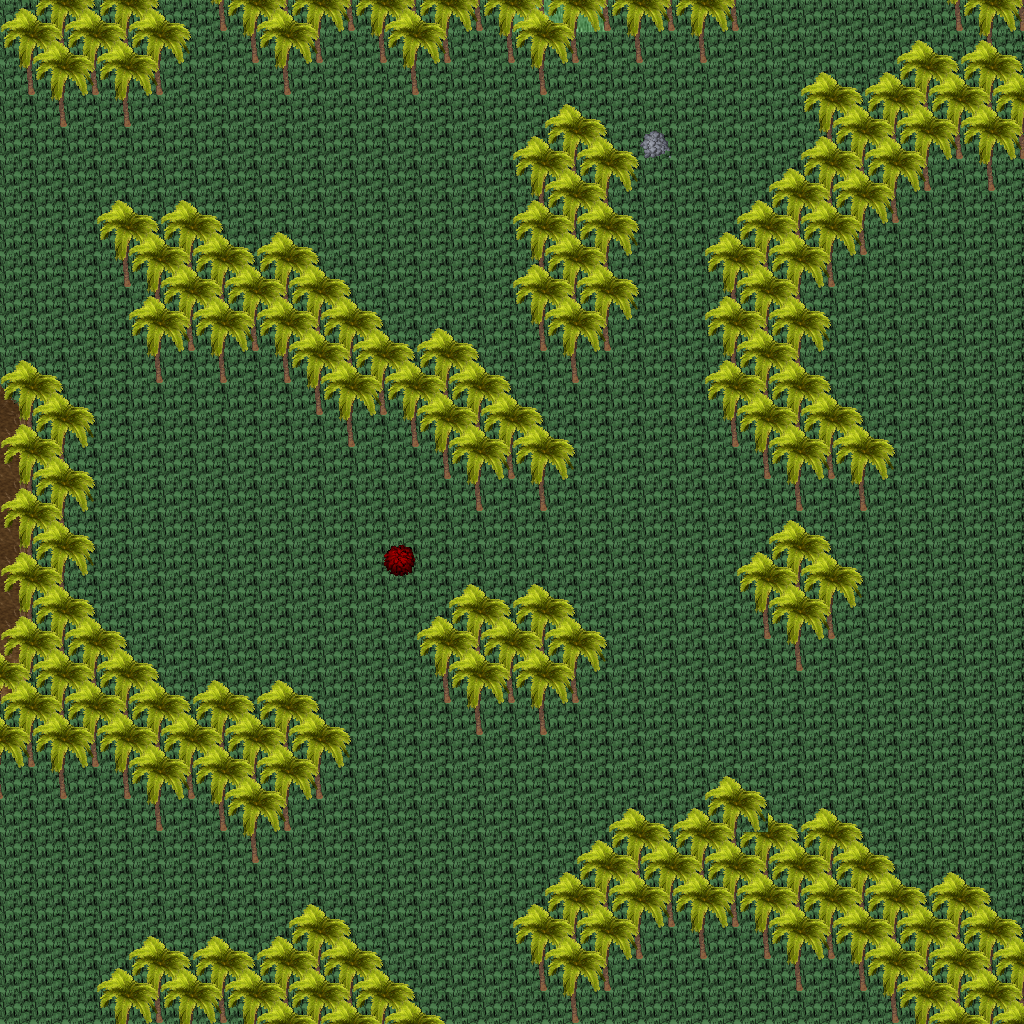

This game map was drawn from its Tiled (.tmx) file and the tilesets committed beside it. A one-line description and the trimmed map source follow:
An orthogonal 32x32 tile map with 32x32 px tiles, 5 tile layers (Ground, Objects, Objects2, Above, ...), 1 hidden layer not drawn, 26 tilesets.

<map version="1.10" tiledversion="1.11.0" orientation="orthogonal" renderorder="right-down" width="32" height="32" tilewidth="32" tileheight="32" infinite="0" nextlayerid="11" nextobjectid="1">
 <tileset firstgid="1" name="ground_ground" tilewidth="32" tileheight="32" tilecount="33" columns="3">
  <image source="../drawable/ground_ground.png" width="96" height="352" />
 </tileset>
 <tileset firstgid="34" name="ground_water_pool" tilewidth="32" tileheight="32" tilecount="72" columns="3">
  <image source="../drawable/ground_water_pool.png" width="96" height="768" />
 </tileset>
 <tileset firstgid="106" name="ground_water_pool_deep" tilewidth="32" tileheight="32" tilecount="72" columns="3">
  <image source="../drawable/ground_water_pool_deep.png" width="96" height="768" />
 </tileset>
 <tileset firstgid="178" name="ground_water_pool_corners" tilewidth="32" tileheight="32" tilecount="72" columns="3">
  <image source="../drawable/ground_water_pool_corners.png" width="96" height="768" />
 </tileset>
 <tileset firstgid="250" name="ground_grass_edges" tilewidth="32" tileheight="32" tilecount="36" columns="12">
  <image source="../drawable/ground_grass_edges.png" width="384" height="96" />
 </tileset>
 <tileset firstgid="286" name="ground_grass_corners" tilewidth="32" tileheight="32" tilecount="24" columns="6">
  <image source="../drawable/ground_grass_corners.png" width="192" height="128" />
 </tileset>
 <tileset firstgid="310" name="ground_ladder_vertical_dark" tilewidth="32" tileheight="32" tilecount="3" columns="3">
  <image source="../drawable/ground_ladder_vertical_dark.png" width="96" height="32" />
 </tileset>
 <tileset firstgid="313" name="plant_tree_palm_tree" tilewidth="32" tileheight="32" tilecount="6" columns="2">
  <image source="../drawable/plant_tree_palm_tree.png" width="64" height="96" />
 </tileset>
 <tileset firstgid="319" name="plant_tree_tree_realistic" tilewidth="32" tileheight="32" tilecount="16" columns="4">
  <image source="../drawable/plant_tree_tree_realistic.png" width="128" height="128" />
 </tileset>
 <tileset firstgid="335" name="logic_creature_animal" tilewidth="32" tileheight="32" tilecount="32" columns="8">
  <image source="../drawable/logic_creature_animal.png" width="256" height="128" />
 </tileset>
 <tileset firstgid="367" name="logic_collision" tilewidth="32" tileheight="32" tilecount="1" columns="1">
  <image source="../drawable/logic_collision.png" width="32" height="32" />
 </tileset>
 <tileset firstgid="368" name="plant_bush_various_small" tilewidth="32" tileheight="32" tilecount="9" columns="3">
  <image source="../drawable/plant_bush_various_small.png" width="96" height="96" />
 </tileset>
 <tileset firstgid="377" name="ground_ridge_earth_pale" tilewidth="32" tileheight="32" tilecount="96" columns="12">
  <image source="../drawable/ground_ridge_earth_pale.png" width="384" height="256" />
 </tileset>
 <tileset firstgid="473" name="object_tent" tilewidth="32" tileheight="32" tilecount="9" columns="3">
  <image source="../drawable/object_tent.png" width="96" height="96" />
 </tileset>
 <tileset firstgid="482" name="logic_creature_amazon" tilewidth="32" tileheight="32" tilecount="16" columns="8">
  <image source="../drawable/logic_creature_amazon.png" width="256" height="64" />
 </tileset>
 <tileset firstgid="498" name="furniture_light_iron_lamp" tilewidth="32" tileheight="32" tilecount="3" columns="1">
  <image source="../drawable/furniture_light_iron_lamp.png" width="32" height="96" />
 </tileset>
 <tileset firstgid="501" name="furniture_light_flames" tilewidth="32" tileheight="32" tilecount="6" columns="6">
  <image source="../drawable/furniture_light_flames.png" width="192" height="32" />
 </tileset>
 <tileset firstgid="507" name="ground_rock_rocks_2" tilewidth="32" tileheight="32" tilecount="4" columns="2">
  <image source="../drawable/ground_rock_rocks_2.png" width="64" height="64" />
 </tileset>
 <tileset firstgid="511" name="logic_portal" tilewidth="32" tileheight="32" tilecount="24" columns="8">
  <image source="../drawable/logic_portal.png" width="256" height="96" />
 </tileset>
 <tileset firstgid="535" name="logic_item_fruits" tilewidth="32" tileheight="32" tilecount="16" columns="8">
  <image source="../drawable/logic_item_fruits.png" width="256" height="64" />
 </tileset>
 <tileset firstgid="551" name="plant_pineapple_plant" tilewidth="32" tileheight="32" tilecount="6" columns="2">
  <image source="../drawable/plant_pineapple_plant.png" width="64" height="96" />
 </tileset>
 <tileset firstgid="557" name="ground_grass_2" tilewidth="32" tileheight="32" tilecount="21" columns="3">
  <image source="../drawable/ground_grass_2.png" width="96" height="224" />
 </tileset>
 <tileset firstgid="578" name="light_dim_yellow_light_7x5" tilewidth="32" tileheight="32" tilecount="35" columns="7">
  <image source="../drawable/light_dim_yellow_light_7x5.png" width="224" height="160" />
 </tileset>
 <tileset firstgid="613" name="light_yellow_light_5x5" tilewidth="32" tileheight="32" tilecount="25" columns="5">
  <image source="../drawable/light_yellow_light_5x5.png" width="160" height="160" />
 </tileset>
 <tileset firstgid="638" name="logic_creature_spider" tilewidth="32" tileheight="32" tilecount="3" columns="3">
  <image source="../drawable/logic_creature_spider.png" width="96" height="32" />
 </tileset>
 <tileset firstgid="641" name="logic_creature_reptile" tilewidth="32" tileheight="32" tilecount="7" columns="7">
  <image source="../drawable/logic_creature_reptile.png" width="224" height="32" />
 </tileset>
 <layer id="1" name="Ground" width="32" height="32">
  <data>[1024 cells, 1024 non-empty, 3 distinct tile ids]</data>
 </layer>
 <layer id="2" name="Objects" width="32" height="32">
  <data>[1024 cells, 323 non-empty, 9 distinct tile ids]</data>
 </layer>
 <layer id="3" name="Objects2" width="32" height="32">
  <data>[1024 cells, 217 non-empty, 4 distinct tile ids]</data>
 </layer>
 <layer id="4" name="Above" width="32" height="32">
  <data>[1024 cells, 318 non-empty, 4 distinct tile ids]</data>
 </layer>
 <layer id="5" name="Above2" width="32" height="32">
  <data>[1024 cells, 71 non-empty, 2 distinct tile ids]</data>
 </layer>
 <layer id="6" name="Walkable" width="32" height="32" visible="0">
  <data>[1024 cells, 322 non-empty, 1 distinct tile ids]</data>
 </layer>
 <objectgroup id="7" name="Mapevents" />
 <objectgroup id="8" name="Spawn" />
 <objectgroup id="9" name="Keys" />
 <objectgroup id="10" name="Replace" />
</map>
